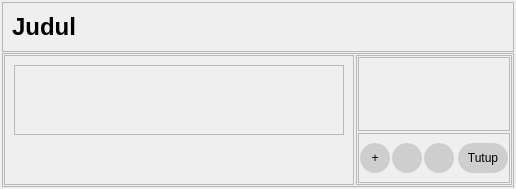
            <widget class="QWidget" name="st_DataMaster_DataCommon">
             <layout class="QVBoxLayout" name="ivl_DataMaster_DataCommon">
              <property name="spacing">
               <number>1</number>
              </property>
              <property name="margin">
               <number>2</number>
              </property>
              <item>
               <widget class="QFrame" name="fr_DataMaster_DataCommon_Ftop">
                <property name="sizePolicy">
                 <sizepolicy hsizetype="Preferred" vsizetype="Maximum">
                  <horstretch>0</horstretch>
                  <verstretch>1</verstretch>
                 </sizepolicy>
                </property>
                <property name="minimumSize">
                 <size>
                  <width>0</width>
                  <height>50</height>
                 </size>
                </property>
                <property name="maximumSize">
                 <size>
                  <width>16777215</width>
                  <height>50</height>
                 </size>
                </property>
                <property name="frameShape">
                 <enum>QFrame::StyledPanel</enum>
                </property>
                <property name="frameShadow">
                 <enum>QFrame::Raised</enum>
                </property>
                <layout class="QVBoxLayout" name="ivl_DataMaster_DataCommon_Ftop">
                 <item>
                  <widget class="QLabel" name="lb_DataMaster_DataCommon_Judul">
                   <property name="font">
                    <font>
                     <pointsize>18</pointsize>
                     <weight>75</weight>
                     <bold>true</bold>
                    </font>
                   </property>
                   <property name="text">
                    <string>Judul</string>
                   </property>
                  </widget>
                 </item>
                </layout>
               </widget>
              </item>
              <item>
               <widget class="QFrame" name="fr_DataMaster_DataCommon_Fbody">
                <property name="sizePolicy">
                 <sizepolicy hsizetype="Preferred" vsizetype="Preferred">
                  <horstretch>0</horstretch>
                  <verstretch>4</verstretch>
                 </sizepolicy>
                </property>
                <property name="frameShape">
                 <enum>QFrame::StyledPanel</enum>
                </property>
                <property name="frameShadow">
                 <enum>QFrame::Raised</enum>
                </property>
                <layout class="QHBoxLayout" name="ihl_DataMaster_DataCommon_Fbody">
                 <property name="spacing">
                  <number>2</number>
                 </property>
                 <property name="margin">
                  <number>1</number>
                 </property>
                 <item>
                  <widget class="QFrame" name="fr_DataMaster_DataCommon_Fbody_Slist_Container">
                   <property name="sizePolicy">
                    <sizepolicy hsizetype="Preferred" vsizetype="Preferred">
                     <horstretch>1</horstretch>
                     <verstretch>0</verstretch>
                    </sizepolicy>
                   </property>
                   <property name="minimumSize">
                    <size>
                     <width>350</width>
                     <height>0</height>
                    </size>
                   </property>
                   <property name="maximumSize">
                    <size>
                     <width>350</width>
                     <height>16777215</height>
                    </size>
                   </property>
                   <property name="frameShape">
                    <enum>QFrame::StyledPanel</enum>
                   </property>
                   <property name="frameShadow">
                    <enum>QFrame::Raised</enum>
                   </property>
                   <layout class="QVBoxLayout" name="ivl_fr_DataMaster_DataCommon_Fbody_Slist_Container">
                    <item>
                     <widget class="QScrollArea" name="sc_DataMaster_DataCommon_Fbody_Slist">
                      <property name="sizePolicy">
                       <sizepolicy hsizetype="Maximum" vsizetype="Expanding">
                        <horstretch>1</horstretch>
                        <verstretch>1</verstretch>
                       </sizepolicy>
                      </property>
                      <property name="minimumSize">
                       <size>
                        <width>250</width>
                        <height>0</height>
                       </size>
                      </property>
                      <property name="maximumSize">
                       <size>
                        <width>350</width>
                        <height>16777215</height>
                       </size>
                      </property>
                      <property name="styleSheet">
                       <string notr="true">QPushButton{
	background:#ffffff;
	color:rgb(20,20,30);
	padding-top:20px;
	padding-bottom:20px;
     border-style: solid;
     border-width: 1px;
     border-color: rgb(181, 181, 181);
}
QPushButton::hover{
	background:rgb(50,50,80);
	color:rgb(200,200,180);
     border-color: rgb(50,50,80);
}</string>
                      </property>
                      <property name="widgetResizable">
                       <bool>true</bool>
                      </property>
                      <property name="alignment">
                       <set>Qt::AlignLeading|Qt::AlignLeft|Qt::AlignTop</set>
                      </property>
                      <widget class="QWidget" name="scontent_DataMaster_DataCommon_Fbody_Slist">
                       <property name="geometry">
                        <rect>
                         <x>0</x>
                         <y>0</y>
                         <width>250</width>
                         <height>30</height>
                        </rect>
                       </property>
                       <property name="styleSheet">
                        <string notr="true">border-radius:0px;</string>
                       </property>
                       <layout class="QVBoxLayout" name="ivl_DataMaster_DataCommon_Fbody_Slist">
                        <property name="spacing">
                         <number>1</number>
                        </property>
                       </layout>
                      </widget>
                     </widget>
                    </item>
                    <item>
                     <spacer name="vs_DataMaster_DataCommon_Fbody_Slist_Spaser">
                      <property name="orientation">
                       <enum>Qt::Vertical</enum>
                      </property>
                      <property name="sizeType">
                       <enum>QSizePolicy::Expanding</enum>
                      </property>
                      <property name="sizeHint" stdset="0">
                       <size>
                        <width>20</width>
                        <height>40</height>
                       </size>
                      </property>
                     </spacer>
                    </item>
                   </layout>
                   <zorder>sc_DataMaster_DataCommon_Fbody_Slist</zorder>
                   <zorder>vs_DataMaster_DataCommon_Fbody_Slist_Spaser</zorder>
                  </widget>
                 </item>
                 <item>
                  <widget class="QFrame" name="fr_DataMaster_DataCommon_Fbody_FR">
                   <property name="sizePolicy">
                    <sizepolicy hsizetype="Preferred" vsizetype="Preferred">
                     <horstretch>3</horstretch>
                     <verstretch>0</verstretch>
                    </sizepolicy>
                   </property>
                   <property name="frameShape">
                    <enum>QFrame::StyledPanel</enum>
                   </property>
                   <property name="frameShadow">
                    <enum>QFrame::Raised</enum>
                   </property>
                   <layout class="QVBoxLayout" name="ivl_DataMaster_DataCommon_Fbody_FR">
                    <property name="spacing">
                     <number>2</number>
                    </property>
                    <property name="margin">
                     <number>1</number>
                    </property>
                    <item>
                     <widget class="QFrame" name="fr_DataMaster_DataCommon_Fbody_FR_Ftop">
                      <property name="sizePolicy">
                       <sizepolicy hsizetype="Preferred" vsizetype="Preferred">
                        <horstretch>0</horstretch>
                        <verstretch>4</verstretch>
                       </sizepolicy>
                      </property>
                      <property name="styleSheet">
                       <string notr="true"/>
                      </property>
                      <property name="frameShape">
                       <enum>QFrame::StyledPanel</enum>
                      </property>
                      <property name="frameShadow">
                       <enum>QFrame::Raised</enum>
                      </property>
                      <layout class="QGridLayout" name="igr_DataMaster_DataCommon_Fbody_FR_Ftop">
                       <property name="leftMargin">
                        <number>50</number>
                       </property>
                      </layout>
                     </widget>
                    </item>
                    <item>
                     <widget class="QFrame" name="fr_DataMaster_DataCommon_Fbody_FR_Fbot">
                      <property name="sizePolicy">
                       <sizepolicy hsizetype="Preferred" vsizetype="Maximum">
                        <horstretch>0</horstretch>
                        <verstretch>1</verstretch>
                       </sizepolicy>
                      </property>
                      <property name="minimumSize">
                       <size>
                        <width>0</width>
                        <height>50</height>
                       </size>
                      </property>
                      <property name="maximumSize">
                       <size>
                        <width>16777215</width>
                        <height>50</height>
                       </size>
                      </property>
                      <property name="styleSheet">
                       <string notr="true">QPushButton{
	border-radius:15px;
	background:rgb(206, 206, 206);
}</string>
                      </property>
                      <property name="frameShape">
                       <enum>QFrame::StyledPanel</enum>
                      </property>
                      <property name="frameShadow">
                       <enum>QFrame::Raised</enum>
                      </property>
                      <layout class="QHBoxLayout" name="ihl_DataMaster_DataCommon_Fbody_FR_Fbot">
                       <property name="spacing">
                        <number>2</number>
                       </property>
                       <property name="margin">
                        <number>1</number>
                       </property>
                       <item>
                        <widget class="QPushButton" name="tb_DataMaster_DataCommon_Tambah">
                         <property name="sizePolicy">
                          <sizepolicy hsizetype="Maximum" vsizetype="Fixed">
                           <horstretch>1</horstretch>
                           <verstretch>0</verstretch>
                          </sizepolicy>
                         </property>
                         <property name="minimumSize">
                          <size>
                           <width>30</width>
                           <height>30</height>
                          </size>
                         </property>
                         <property name="maximumSize">
                          <size>
                           <width>30</width>
                           <height>16777215</height>
                          </size>
                         </property>
                         <property name="text">
                          <string>+</string>
                         </property>
                        </widget>
                       </item>
                       <item>
                        <widget class="QPushButton" name="tb_DataMaster_DataCommon_Edit">
                         <property name="minimumSize">
                          <size>
                           <width>30</width>
                           <height>30</height>
                          </size>
                         </property>
                         <property name="maximumSize">
                          <size>
                           <width>30</width>
                           <height>16777215</height>
                          </size>
                         </property>
                         <property name="styleSheet">
                          <string notr="true"/>
                         </property>
                         <property name="text">
                          <string/>
                         </property>
                         <property name="icon">
                          <iconset>
                           <normalon>:/DataMaster/img/edit.png</normalon>
                          </iconset>
                         </property>
                        </widget>
                       </item>
                       <item>
                        <widget class="QPushButton" name="tb_DataMaster_DataCommon_Delete">
                         <property name="minimumSize">
                          <size>
                           <width>30</width>
                           <height>30</height>
                          </size>
                         </property>
                         <property name="maximumSize">
                          <size>
                           <width>30</width>
                           <height>16777215</height>
                          </size>
                         </property>
                         <property name="styleSheet">
                          <string notr="true"/>
                         </property>
                         <property name="text">
                          <string/>
                         </property>
                         <property name="icon">
                          <iconset resource="DataMaster.qrc">
                           <normaloff>:/DataMaster/img/del.png</normaloff>:/DataMaster/img/del.png</iconset>
                         </property>
                        </widget>
                       </item>
                       <item>
                        <widget class="QFrame" name="fr_DataMaster_DataCommon_Fbody_FR_Fbot_Fspace">
                         <property name="sizePolicy">
                          <sizepolicy hsizetype="Preferred" vsizetype="Preferred">
                           <horstretch>3</horstretch>
                           <verstretch>0</verstretch>
                          </sizepolicy>
                         </property>
                         <property name="frameShape">
                          <enum>QFrame::StyledPanel</enum>
                         </property>
                         <property name="frameShadow">
                          <enum>QFrame::Raised</enum>
                         </property>
                        </widget>
                       </item>
                       <item>
                        <widget class="QPushButton" name="tb_DataMaster_DataCommon_Tutup">
                         <property name="sizePolicy">
                          <sizepolicy hsizetype="Maximum" vsizetype="Fixed">
                           <horstretch>1</horstretch>
                           <verstretch>0</verstretch>
                          </sizepolicy>
                         </property>
                         <property name="minimumSize">
                          <size>
                           <width>50</width>
                           <height>30</height>
                          </size>
                         </property>
                         <property name="maximumSize">
                          <size>
                           <width>50</width>
                           <height>16777215</height>
                          </size>
                         </property>
                         <property name="text">
                          <string>Tutup</string>
                         </property>
                        </widget>
                       </item>
                      </layout>
                     </widget>
                    </item>
                   </layout>
                  </widget>
                 </item>
                </layout>
               </widget>
              </item>
             </layout>
            </widget>
